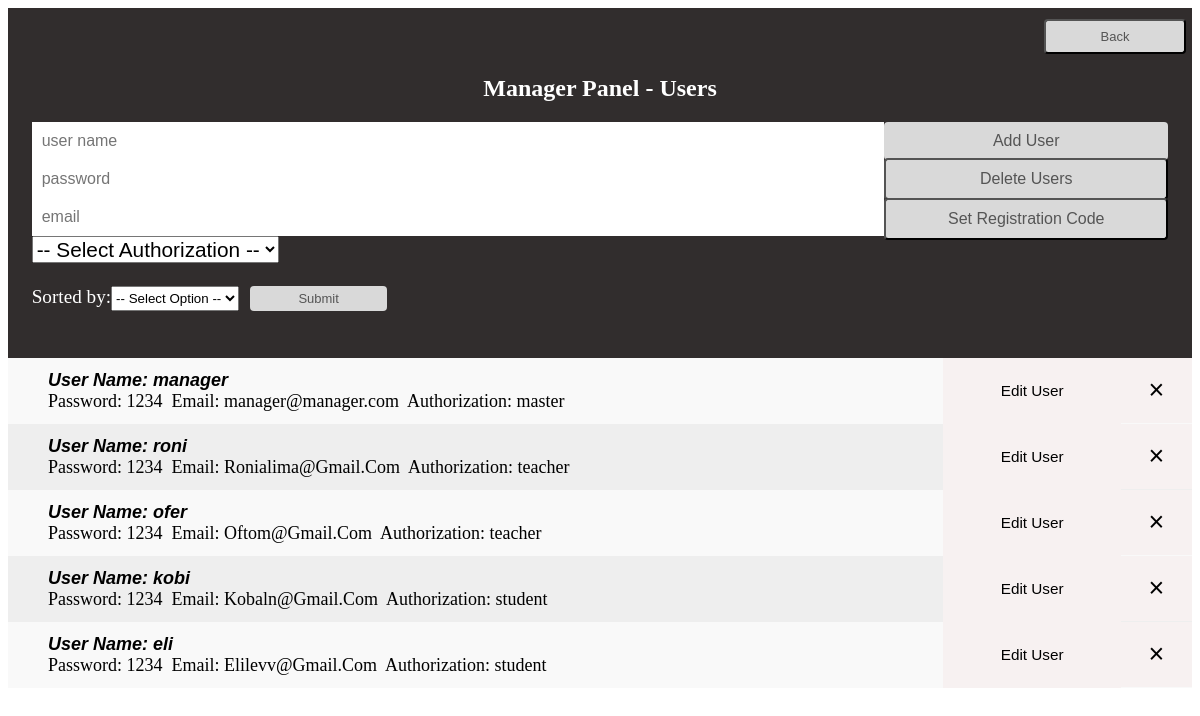
The page /manager/manage_users (signed in) on the database its author committed.
### tables this page shows
CREATE TABLE users(username TEXT UNIQUE,             password TEXT NOT NULL,             email TEXT UNIQUE,             authorization NOT NULL,             CONSTRAINT My_Check CHECK(username !=''             AND password !=''             AND email !=''             AND authorization != 'Select'));

### app.py (the view)
@app.route("/manager/manage_users")
def manage_users():
    try:
        user = Users()
        return render_template("manage_users.html", users = user.users)
    except:
        return render_template("manage_users.html")

### app.py (called while the page is built)
def is_logged_in():
    return 'username' in session

@app.before_request
def auth():
    if not is_logged_in() and request.endpoint not in unauthorized_paths:
        return redirect(url_for('login'))

### modules/user.py (called while the page is built)
    def default_settings(self):
        with sqlite3.connect(DB_FILE_NAME) as conn:
            mycursor = conn.cursor()
            mycursor.execute("CREATE TABLE IF NOT EXISTS \
            users(username TEXT UNIQUE, \
            password TEXT NOT NULL, \
            email TEXT UNIQUE, \
            authorization NOT NULL, \
            CONSTRAINT My_Check CHECK(username !='' \
            AND password !='' \
            AND email !='' \
            AND authorization != 'Select'))")
            mycursor.execute("INSERT OR IGNORE INTO users VALUES ('manager', '1234', 'manager@manager.com', 'master')")
            conn.commit()
            mycursor.execute("CREATE TABLE IF NOT EXISTS registration(authorization UNIQUE, code UNIQUE)")
            mycursor.execute("INSERT OR IGNORE INTO registration VALUES ('student', '1111'), ('teacher', '2222')")
            conn.commit()

    def create_users(self):
        self.users_obj = []
        self.users = []
        with sqlite3.connect(DB_FILE_NAME) as conn:
            mycursor = conn.cursor()
            users_data = [u for u in mycursor.execute("SELECT * FROM users")]
            for u in users_data:
                self.users_obj.append(User(username = u[0], password = u[1], email = u[2], authorization = u[3]))
            for u in self.users_obj:
                self.users.append((u.username, u.password, u.email, u.authorization))
        return self.users

    def register_code(self):
        with sqlite3.connect(DB_FILE_NAME) as conn:
            mycursor = conn.cursor()
            self.teacher_code = mycursor.execute("SELECT code FROM registration WHERE authorization = 'teacher'").fetchall()[0][0]
            self.student_code = mycursor.execute("SELECT code FROM registration WHERE authorization = 'student'").fetchall()[0][0]

### templates/manage_users.html (shortened to what this page needs)
<!DOCTYPE html>
<html lang="en">
<head>
     <link rel="stylesheet" href="../static/style.css">
</head>
<body>
     <div class="header">
          <h2>Manager Panel - Users</h2>
          <form action="/manage_users/add_user" method="POST">
               <input type="text" name="user_name" placeholder="user name" autofocus>
               <input type="submit" value="Add User" class="IButton">
               <input type="password" name="user_pass" placeholder="password">
               <a href="/manage_users/delete_users"><button type="button" class="RButton">Delete Users</button></a>
               <input type="email" name="user_email" placeholder="email">
               <a href="/manager/manage_users/registration_code"><button type="button" class="RButton">Set Registration Code</button></a>
               <div class="authorization">
               <select name="authorization" id="authorization">
                  <option value="Select">-- Select Authorization --</option>
               </select>
               </div>
          </form>
          <a href="/manager"><button type="button" class="TButton">Back</button></a>
          <form action="/manage_users/sorting_users" method="POST">
               <div class="sorting">
               <label for="sort">Sorted by:</label>
               <select name="sortedby" id="sort">
                    <option value="Select">-- Select Option --</option>
               </select>
               <input type="submit" value="Submit" class="SButton">
               </div>
          </form>
     </div>
     <ul>
          {% for username, password, email, authorization in users %}
               <div>
               <form action="/manage_users/delete_user" method="POST">
                    <a class="bold">User Name: {{username}}</a><br>
                    <a>Password: {{password}}&nbsp</a>
                    <a>Email: {{email}}&nbsp</a>
                    <a>Authorization: {{authorization}}</a>
                    <input type="submit" value="&#215;" class="close">
               </form>
               <form action="/manager/manage_users/edit_u" method="POST">
                    <input type="submit" value="Edit User" class="edit">
               </form>
               </div>
          {% endfor %}
     </ul>
</body>
</html>

### static/style.css (style rules this page uses)
* { box-sizing: border-box; }
ul { list-style-type: none; padding: 0; margin: 0; }
ul div { cursor: pointer; position: relative; padding: 12px 8px 12px 40px; background: #eee; font-size: 18px; transition: 0.2s; }
ul div:nth-child(odd) { background: #f9f9f9; }
.header { position: relative; background-color: #312d2d; padding: 4% 2%; color: white; text-align: center; }
.header:after { content: ""; display: table; clear: both; }
input { margin: 0; border: none; border-radius: 0; width: 75%; padding: 10px; float: left; font-size: 16px; }
.IButton { padding: 10px; width: 25%; background: #d9d9d9; color: #555; float: right; text-align: center; font-size: 16px; cursor: pointer; transition: 0.3s; border-radius: 4px; }
.SButton { padding: 5px; width: 12%; margin-left: 1%; background: #d9d9d9; color: #555; text-align: center; font-size: 13px; cursor: pointer; transition: 0.3s; border-radius: 4px; }
.RButton { margin-top: -2px; padding: 10px; width: 25%; background: #d9d9d9; color: #555; float: right; text-align: center; font-size: 16px; cursor: pointer; transition: 0.3s; border-radius: 4px; }
.TButton { position: absolute; right: 0.5%; top: 3%; padding: 8px; width: 12%; background: #d9d9d9; color: #555; text-align: center; font-size: 13px; cursor: pointer; transition: 0.3s; border-radius: 4px; }
.bold { font-weight: bold; font-style: italic; font-family: Arial, Helvetica, sans-serif; }
.close { position: absolute; right: 0; top: 0; width: 6%; background: rgb(247, 241, 241); font-size: 150%; padding: 17px 20px 17px 20px; }
.sorting { display: flex; position: relative; float: left; width: 100%; margin-left: 0; margin-top: 2%; font-size: 120%; }
.edit { position: absolute; right: 6%; top: 0; width: 15%; font-size: 85%; background: rgb(247, 241, 241); padding: 24px 26px 24px 26px; }
.authorization { display: flex; position: relative; float: left; margin-left: 0; }
.authorization select { font-size: 130%; font-family: Arial, Helvetica, sans-serif; }

### rows shown on the page
users: username "manager", password "1234", email "manager@manager.com", authorization "master"
users: username "roni", password "1234", email "Ronialima@Gmail.Com", authorization "teacher"
users: username "ofer", password "1234", email "Oftom@Gmail.Com", authorization "teacher"
users: username "kobi", password "1234", email "Kobaln@Gmail.Com", authorization "student"
users: username "eli", password "1234", email "Elilevv@Gmail.Com", authorization "student"
